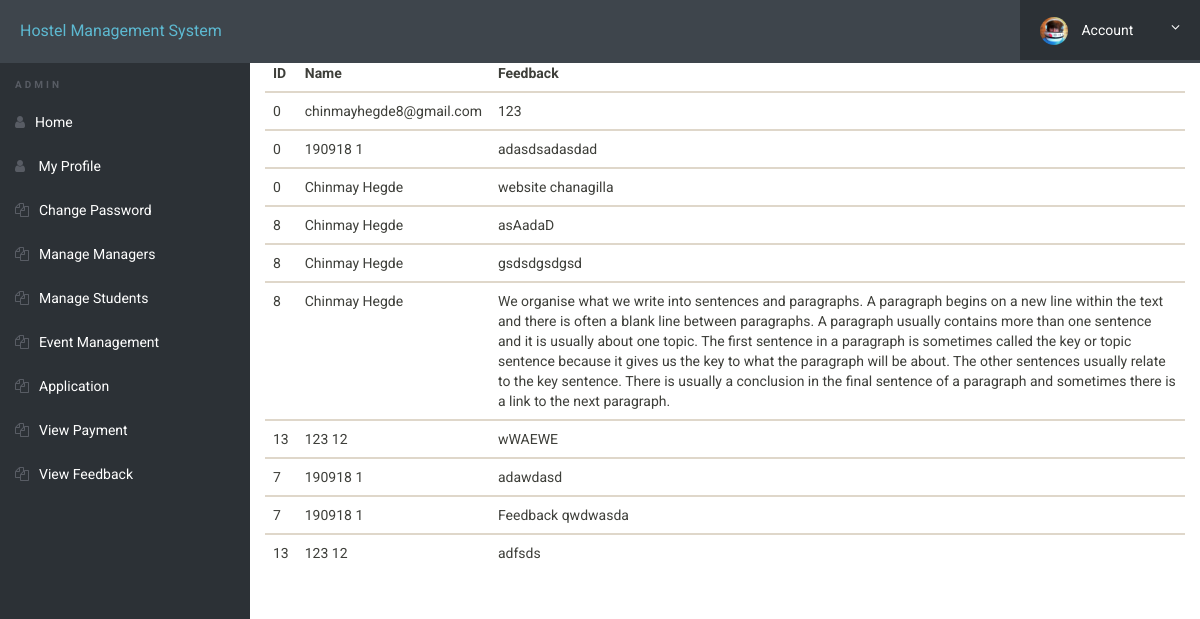
The page /includes/feedbackView.inc.php (signed in) on the database its author committed.
### tables this page shows
CREATE TABLE `feedback` (
  `id` int(11) NOT NULL,
  `name` varchar(200) NOT NULL,
  `feedback` varchar(1000) NOT NULL
);

### includes/feedbackView.inc.php (the view, shortened to what this page needs)
<?php
include('../includes/db_connection.php');
?>
<!doctype html>
<html lang="en" class="no-js">
    <head>
        <link rel="stylesheet" href="./css/font-awesome.min.css">
        <link rel="stylesheet" href="./css/bootstrap.min.css">
        <link rel="stylesheet" href="./css/dataTables.bootstrap.min.css">>
        <link rel="stylesheet" href="./css/bootstrap-social.css">
        <link rel="stylesheet" href="./css/bootstrap-select.css">
        <link rel="stylesheet" href="./css/fileinput.min.css">
        <link rel="stylesheet" href="./css/awesome-bootstrap-checkbox.css">
        <link rel="stylesheet" href="./css/style.css">
    </head>
    <body>
        <?php include('../includes/header.php'); ?>
        <div class="ts-main-content">
            <?php include('../includes/sidebar.php'); ?>
            <div class="content-wrapper">
                <div class="container-fluid">
                    <div>
                        <div class="table-responsive">
                            <table class="table align-items-center table-flush">
                                <thead class="thead-light">
                                    <tr>
                                        <th>ID</th>
                                        <th>Name</th>
                                        <th>Feedback</th>
                                    </tr>
                                </thead>
                                <?php
                            $sql = "SELECT * FROM feedback";
                            if ($result = mysqli_query($con, $sql)) {
                                if (mysqli_num_rows($result) > 0) {
                                    while ($row = mysqli_fetch_assoc($result)) {
                            ?>
                                <tbody>
                                    <tr>
                                        <td name='table_id'><?php echo $row['id'] ?></td>
                                        <td><?php echo $row['name'] . " " . $row['lname']; ?></td>
                                        <td><?php echo $row['feedback'] ?></td>
                                    </tr>
                                    <?php
                                    }
                                }
                            } else {
                                    ?>
                                    <h1>No records found</h1>
                                    <?php
                            }
                                ?>
                                </tbody>
                            </table>
                        </div>
                    </div>
                </div>
            </div>
        </div>
    </body>

### includes/css/style.css (style rules this page uses)
html { font-size: 14px; }
@media only screen and (min-width: 480px) { html { font-size: 17px; } }
@media only screen and (min-width: 768px) { html { font-size: 14px; } }
body { font-size: 1em; }
.ts-main-content .content-wrapper { padding-top: 15px; margin-top: 20px; }
@media only screen and (min-width: 992px) { .ts-main-content .content-wrapper { margin-left: 250px; } }

### rows shown on the page
feedback: id "0", name "chinmayhegde8@gmail.com", feedback "123"
feedback: id "0", name "190918 1", feedback "adasdsadasdad"
feedback: id "0", name "Chinmay Hegde", feedback "website chanagilla"
feedback: id "8", name "Chinmay Hegde", feedback "asAadaD"
feedback: id "8", name "Chinmay Hegde", feedback "gsdsdgsdgsd"
feedback: id "8", name "Chinmay Hegde", feedback "We organise what we write into sentences and paragraphs. A paragraph begins on a new line within the text and there is often a blank line between paragraphs. A paragraph usually contains more than one sentence and it is usually about one topic. The first sentence in a paragraph is sometimes called the key or topic sentence because it gives us the key to what the paragraph will be about. The other sentences usually relate to the key sentence. There is usually a conclusion in the final sentence of a paragraph and sometimes there is a link to the next paragraph."
feedback: id "13", name "123 12", feedback "wWAEWE"
feedback: id "7", name "190918 1", feedback "adawdasd"
feedback: id "7", name "190918 1", feedback "Feedback qwdwasda"
feedback: id "13", name "123 12", feedback "adfsds"

### other values the page prints
$role "ADMIN"
